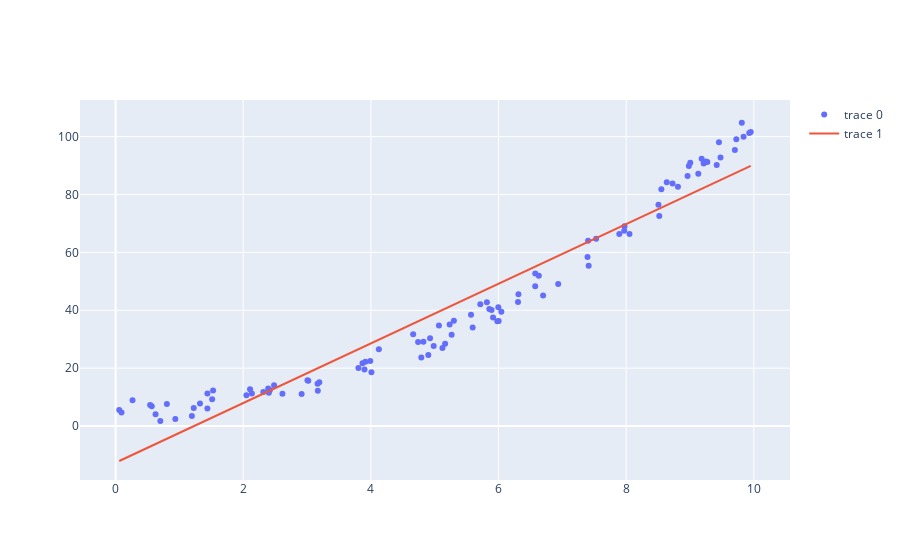

Here is the notebook cell this chart was saved with:
### Code cell
fig = go.Figure()
fig.add_trace(go.Scatter(x=x, y=y, mode='markers'))
fig.add_trace(go.Scatter(x=x, y=yhat[:, 0]))
